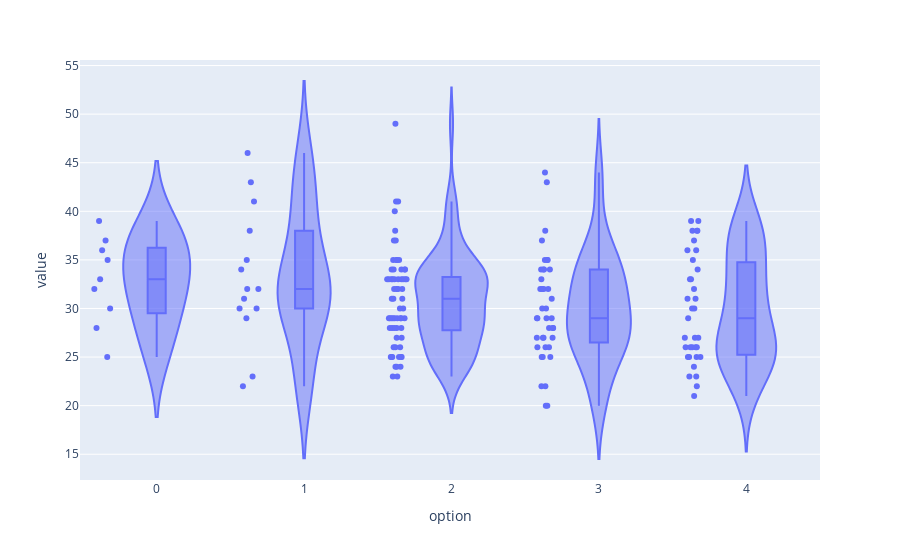

This figure's notebook cell:
### Code cell
fig = px.violin(cups.history, y="value", x="option", box=True, points="all",
          hover_data=cups.history.columns)
fig.show()

### Figure 1 — Plotly figure (JSON) as saved in the notebook; plotly's stock layout.template omitted (floating-point values rounded to 4 significant figures; data arrays with more than 128 entries replaced by an {"elided": "..."} marker saying what was removed)
{"data": [{"alignmentgroup": "True", "box": {"visible": true}, "hovertemplate": "option=%{x}<br>value=%{y}<extra></extra>", "legendgroup": "", "marker": {"color": "#636efa"}, "name": "", "offsetgroup": "", "orientation": "v", "points": "all", "scalegroup": "True", "showlegend": false, "type": "violin", "x": {"elided": "163 int values"}, "x0": " ", "xaxis": "x", "y": {"elided": "163 int values"}, "y0": " ", "yaxis": "y"}], "layout": {"legend": {"tracegroupgap": 0}, "margin": {"t": 60}, "violinmode": "group", "xaxis": {"anchor": "y", "domain": [0, 1], "title": {"text": "option"}}, "yaxis": {"anchor": "x", "domain": [0, 1], "title": {"text": "value"}}}}
